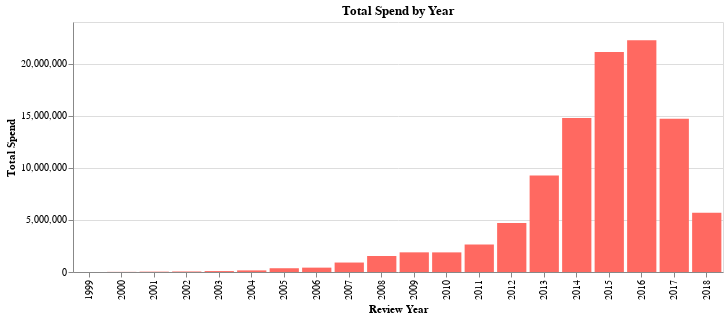

The code cell stored with this chart in its notebook:
### Markdown cell above
Total $ by year

### Code cell
import altair as alt
num_reviews = df_agg.select('year', 'total$').toPandas().set_index('year')
num_reviews = num_reviews.reset_index()

alt.Chart(num_reviews, title = 'Total Spend by Year').mark_bar(color = '#ff6961').encode(
    alt.X('year:O', title = 'Review Year'),
    alt.Y('total$:Q', title = 'Total Spend')
).properties(
    height = 250,
    width = 650
)

### Figure 1 — Vega-Lite specification as saved in the notebook (floating-point values rounded to 4 significant figures)
{"config": {"view": {"continuousWidth": 300, "continuousHeight": 300}}, "data": {"name": "data-3fc679309260df322a80ba602d712658"}, "mark": {"type": "bar", "color": "#ff6961"}, "encoding": {"x": {"field": "year", "title": "Review Year", "type": "ordinal"}, "y": {"field": "total$", "title": "Total Spend", "type": "quantitative"}}, "height": 250, "title": "Total Spend by Year", "width": 650, "$schema": "https://vega.github.io/schema/vega-lite/v5.8.0.json", "datasets": {"data-3fc679309260df322a80ba602d712658": [{"year": 1999, "total$": 1347}, {"year": 2000, "total$": 12513}, {"year": 2001, "total$": 32970}, {"year": 2002, "total$": 48750}, {"year": 2003, "total$": 88354}, {"year": 2004, "total$": 154821}, {"year": 2005, "total$": 361747}, {"year": 2006, "total$": 418606}, {"year": 2007, "total$": 908392}, {"year": 2008, "total$": 1536533}, {"year": 2009, "total$": 1887129}, {"year": 2010, "total$": 1883727}, {"year": 2011, "total$": 2639615}, {"year": 2012, "total$": 4695731}, {"year": 2013, "total$": 9272447}, {"year": 2014, "total$": 14777281}, {"year": 2015, "total$": 21123155}, {"year": 2016, "total$": 22259754}, {"year": 2017, "total$": 14710913}, {"year": 2018, "total$": 5679024}]}}
